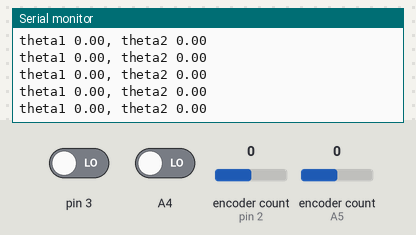
The sketch below on a simulated Arduino Uno, built with avr-gcc and run on an emulated ATmega328P. Parts: the last lines printed to the serial monitor. The inputs (shaded band) are chosen by the test bench; at power-on: encoder count (sensors on pin 2, A5) 0, pin 3 LOW, A4 LOW.

Above: at 1.2 s.
1.3 s: encoder count (sensor on pin 2) set to 1
At 1.32 s:
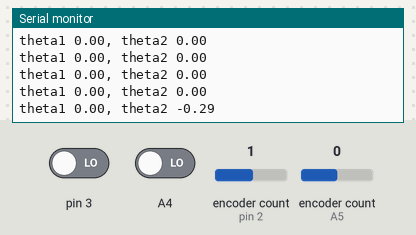
2.8 s: encoder count (sensor on A5) set to 1
At 2.84 s:
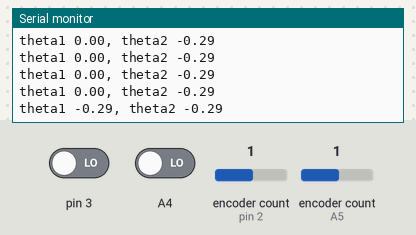
4.3 s: encoder count (sensor on pin 2) set to 2
At 4.35 s:
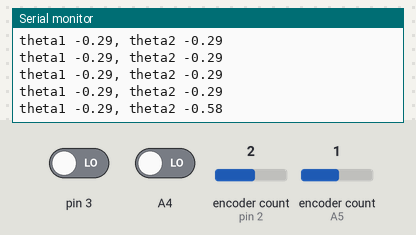
5.8 s: encoder count (sensor on A5) set to 2
At 5.87 s:
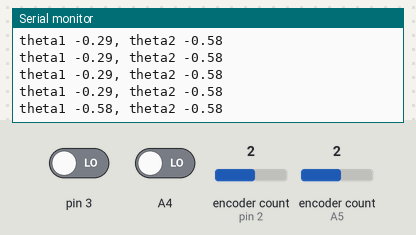
Timing chart, 0 to 8.3 s (numbered marks = the images above; inputs shaded):
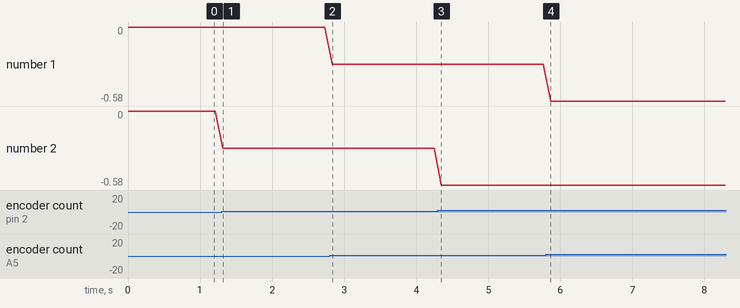

Measured:
- after the input at 1.3 s, the serial monitor: prints a new line at once (image 1)
- after the input at 2.8 s, the serial monitor: prints a new line at once (image 2)
- after the input at 4.3 s, the serial monitor: prints a new line after 0.05 s (image 3)
- after the input at 5.8 s, the serial monitor: prints a new line after 0.07 s (image 4)
- plotted number 2: 0 → -0.29 after the input at 1.3 s, -0.29 → -0.58 after the input at 4.3 s

The sketch:

sanity.ino
```cpp
// Sanity check that encoder works
// 11 May 2019

#include <Rotary.h>

//https://cdn.usdigital.com/assets/datasheets/H5_datasheet.pdf?k=636931248608523021

// --------Lever Encoder--------
int val;
volatile int encoder1Pos = 0;
volatile int encoder2Pos = 0;
Rotary rMotor = Rotary(2, 3); // motor (theta2)
Rotary rStick = Rotary(A5, A4);  // stick (theta1)
int n = LOW;
const byte CPin = 0;  // analog input channel
int CRaw;      // raw A/D value
float CVal;    // adjusted Amps value

// --------Motor--------
int EnablePin = 8;
int duty;
int PWMPin = 11;  // Timer2
int PWMPin2 = 10;

// --------P-Controller--------
double theta1 = 0.0; // get_from_encoder()
double theta2 = 0.0; // get_from_encoder()
double prev_theta = 0.0; // get_from_encoder()
double thetadot = 0.0; // get_from_encoder()
double delta_theta = 0.0; // get_from_encoder()

unsigned long curr_time;
unsigned long time_elapsed;
unsigned long prev_time;

//---- print help
int aprintf(char *str, ...) {
	int i, j, count = 0;

	va_list argv;
	va_start(argv, str);
	for(i = 0, j = 0; str[i] != '\0'; i++) {
		if (str[i] == '%') {
			count++;

			Serial.write(reinterpret_cast<const uint8_t*>(str+j), i-j);

			switch (str[++i]) {
				case 'd': Serial.print(va_arg(argv, int)); // int
					break;
				case 'l': Serial.print(va_arg(argv, long)); // long
					break;
				case 'f': Serial.print(va_arg(argv, double)); // float
					break;
				case 'c': Serial.print((char) va_arg(argv, int)); // char
					break;
				case 's': Serial.print(va_arg(argv, char *)); // string
					break;
				case '%': Serial.print("%");
					break;
				default:;
			};

			j = i+1;
		}
	};
	va_end(argv);

	if(i > j) {
		Serial.write(reinterpret_cast<const uint8_t*>(str+j), i-j);
	}

	return count;
}


void setup() {
    Serial.begin(230400);
    rMotor.begin();
    rStick.begin();
    PCICR |= (1 << PCIE2);
    PCMSK2 |= (1 << PCINT18) | (1 << PCINT19);
    PCICR |= (1 << PCIE1);
    PCMSK1 |= (1 << PCINT13) | (1 << PCINT12);
    sei();
}

void loop(){
    // -------- update time --------
    /*prev_time = curr_time;*/
    /*curr_time = millis();*/
    //    Serial.print("Time: ");
    //    Serial.println(curr_time);
    /*time_elapsed =  prev_time - curr_time;*/
    //    Serial.println(prev_time);

    //    if read_encoder == True:
    //        encoder++;

    // -------- update theta --------
    /*prev_theta = theta;*/
    theta2 = getCurrentTheta2();
    theta1 = getCurrentTheta1();
    /*delta_theta = prev_theta - theta;*/

    /*//    Serial.println(delta_theta);*/
    /*if (delta_theta < 0) {*/
        /*theta_CW = false;*/
    /*}*/
    /*else {*/
        /*theta_CW = true;*/
    /*}*/
    //    Serial.println(theta_CW);
    // -------- determine motor input --------
    /*thetadot = delta_theta / time_elapsed;*/
    /*motor_speed = k * (thetadot - thetadot_desired);*/
    /*Serial.println(motor_speed);*/
    /*aprintf("\nth %f, v_motor %d", theta, motor_speed);*/
    aprintf("\ntheta1 %f, theta2 %f", theta1, theta2);
    /*}*/
    delay(100);


}

// -------- Angle Stuff --------
double getCurrentTheta1() {
    return (double(encoder1Pos) / 1250) * 360;
}

double getCurrentTheta2() {
    return (double(encoder2Pos) / 1250) * 360;
}


// ---- Set interrupt to read encoder ----

ISR(PCINT2_vect) { // motor, on D2 and D3
    unsigned char result = rMotor.process();
    if (result == DIR_NONE) {
        // do nothing
    }

    else if (result == DIR_CW) {
        encoder2Pos--;
        //        Serial.println(getCurrentTheta());
    }
    else if (result == DIR_CCW) {
        encoder2Pos++;
        //        Serial.println(getCurrentTheta());
    }
}

ISR(PCINT1_vect) { // stick, on A5 and A4
    unsigned char result = rStick.process();
    if (result == DIR_NONE) {
        // do nothing
    }

    else if (result == DIR_CW) {
        encoder1Pos--;
        //        Serial.println(getCurrentTheta());
    }
    else if (result == DIR_CCW) {
        encoder1Pos++;
        //        Serial.println(getCurrentTheta());
    }
}
```
